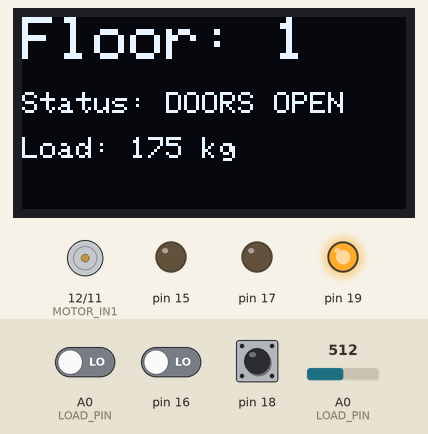
Simulated run of this sketch. Board: Arduino Uno, built with avr-gcc and run on an emulated ATmega328P. Shown: 128×64 one-colour display, motor-driver pin pairs drawn as motors (green arrow = first pin HIGH = forward, orange = second pin HIGH = backward, longer = more drive, scaled by the enable pin), output pins drawn as LEDs (lit = HIGH). Inputs (shaded band) come from the test bench; at power-on: A0 (LOAD_PIN) = 512, A0 (LOAD_PIN) LOW, pin 16 LOW, pin 18 HIGH.

Above: at 1.2 s.
1.3 s: A0 (LOAD_PIN) set to 306
At 4.0 s:
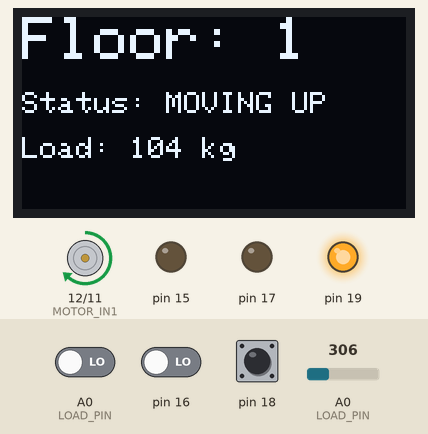
4.3 s: A0 (LOAD_PIN) set to 511
At 5.0 s:
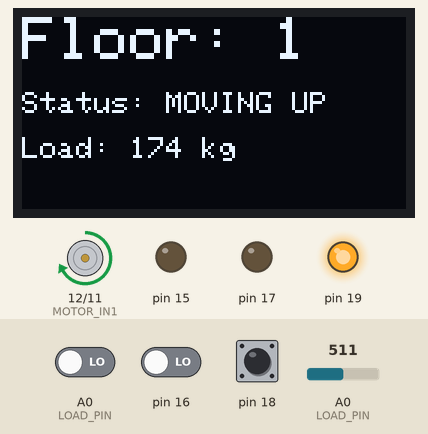
7.3 s: A0 (LOAD_PIN) set to 716
At 24.6 s:
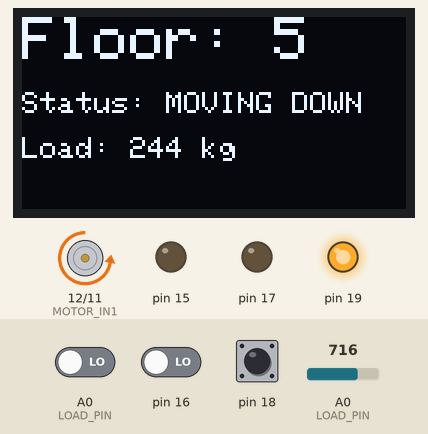
Timing chart, 0 to 27.0 s (numbered marks = the images above; inputs shaded):
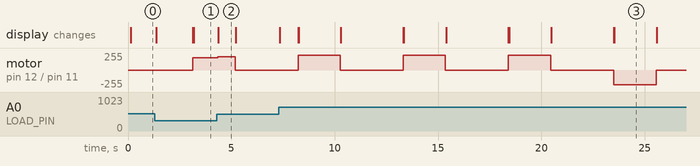

Measured:
- after the input at 1.3 s, motor on pin 12 (MOTOR_IN1) / pin 11 (MOTOR_IN2): stopped → forward 181/255 after 1.8 s
- after the input at 4.3 s, motor on pin 12 (MOTOR_IN1) / pin 11 (MOTOR_IN2): forward 181/255 → forward 202/255 at once, → stopped 0.85 s later; the display: changes after 0.07 s (image 2)
- what the display in image 2 shows lasts 0.8 s, from 4.4 s to 5.2 s

The sketch:

ElevatorController.ino
```cpp
#include <Arduino.h>
#include <Wire.h>
#include <Adafruit_GFX.h>
#include <Adafruit_SSD1306.h>
#include <Adafruit_MCP23X17.h>

#define MOTOR_EN  10
#define MOTOR_IN1 12
#define MOTOR_IN2 11
#define LOAD_PIN A0

#define SCREEN_WIDTH 128
#define SCREEN_HEIGHT 64
Adafruit_SSD1306 display(SCREEN_WIDTH, SCREEN_HEIGHT, &Wire, -1);

Adafruit_MCP23X17 mcp;

//Elevator Variables
int currentFloor = 1;
enum Direction { DOWN = -1, IDLE = 0, UP = 1 };
Direction currentDirection = IDLE;
int currentLoad = 0;
int basePWM = 0;

//Non-Blocking Variables
enum SysState { SYS_IDLE, SYS_TRANSIT, SYS_DOORS_OPEN };
SysState systemState = SYS_IDLE;
unsigned long stateTimer = 0;
const unsigned long TRANSIT_TIME = 2000; // 2 seconds between floors
const unsigned long DOOR_TIME = 3000;    // 3 seconds doors open

bool req_internal[6] = {false, false, false, false, false, false};
bool req_up[6]       = {false, false, false, false, false, false};
bool req_down[6]     = {false, false, false, false, false, false};

void readButtonStates(){
  static uint8_t previousA = 0xFF;
  static uint8_t previousB = 0xFF;
  const uint8_t currentA = mcp.readGPIOA();
  const uint8_t currentB = mcp.readGPIOB();
  const uint8_t pressedA = previousA & static_cast<uint8_t>(~currentA);
  const uint8_t pressedB = previousB & static_cast<uint8_t>(~currentB);
  previousA = currentA;
  previousB = currentB;

  //Internal Button Presses
  for(int i = 1; i <= 5; i++){
    if(pressedA & (1 << (8 - i)))
    req_internal[i] = true;
  }

  //External Buttons
  if(pressedB & (1 << 7))
  req_up[1]   = true;
  if(pressedB & (1 << 6))
  req_down[2] = true;
  if(pressedB & (1 << 5))
  req_up[2]   = true;
  if(pressedB & (1 << 4))
  req_down[3] = true;
  if(pressedB & (1 << 3))
  req_up[3]   = true;
  if(pressedB & (1 << 2))
  req_down[4] = true;
  if(pressedB & (1 << 1))
  req_up[4]   = true;
  if(pressedB & (1 << 0))
  req_down[5] = true;
}

bool requestsExistAbove();
bool requestsExistBelow();

bool shouldStopAtCurrentFloor(){
  if(req_internal[currentFloor])
    return true;
  if(currentDirection == UP && req_up[currentFloor])
    return true;
  if(currentDirection == DOWN && req_down[currentFloor])
    return true;
  if(currentDirection == IDLE && (req_up[currentFloor] || req_down[currentFloor]))
    return true;

  // Serve an opposite-direction call at this direction's turnaround floor.
  if(currentDirection == UP && !requestsExistAbove() && req_down[currentFloor])
    return true;
  if(currentDirection == DOWN && !requestsExistBelow() && req_up[currentFloor])
    return true;
  return false;
}

void clearRequestsAtCurrentFloor(){
  req_internal[currentFloor] = false;
  if(currentDirection == UP || currentDirection == IDLE)
  req_up[currentFloor] = false;
  if(currentDirection == DOWN || currentDirection == IDLE)
  req_down[currentFloor] = false;
  const bool turnaround =
    (currentDirection == UP && !requestsExistAbove()) ||
    (currentDirection == DOWN && !requestsExistBelow());
  if(turnaround){
    req_up[currentFloor] = false;
    req_down[currentFloor] = false;
  }
}

bool requestsExistAbove(){
  for(int i = currentFloor + 1; i <= 5; i++){
    if(req_internal[i] || req_up[i] || req_down[i])
      return true;
  }
  return false;
}

bool requestsExistBelow(){
  for(int i = currentFloor - 1; i >= 1; i--){
    if(req_internal[i] || req_up[i] || req_down[i])
    return true;
  }
  return false;
}

void stopMotor();

void startMotor(Direction dir){
  // Prevent a timed leg beyond the simulated floor range.
  if((dir == UP && currentFloor >= 5) ||
     (dir == DOWN && currentFloor <= 1) || dir == IDLE){
    stopMotor();
    systemState = SYS_IDLE;
    currentDirection = IDLE;
    return;
  }
  if(dir == UP){
    digitalWrite(MOTOR_IN1, HIGH);
    digitalWrite(MOTOR_IN2, LOW);
  }else{
    digitalWrite(MOTOR_IN1, LOW);
    digitalWrite(MOTOR_IN2, HIGH);
  }
  analogWrite(MOTOR_EN, basePWM);

  systemState = SYS_TRANSIT;
  stateTimer = millis();
}

void stopMotor(){
  digitalWrite(MOTOR_IN1, LOW);
  digitalWrite(MOTOR_IN2, LOW);
  analogWrite(MOTOR_EN, 0);
}

void calculateLoadAndPWM(){
  currentLoad = map(analogRead(LOAD_PIN), 0, 1023, 0, 350);
  basePWM = map(currentLoad, 0, 350, 150, 255);
  basePWM = constrain(basePWM, 150, 255);
}

void updateDisplay(String status){
  display.clearDisplay();

  display.setTextSize(2);
  display.setCursor(0,0);
  display.print("Floor: ");
  display.print(currentFloor);

  display.setTextSize(1);
  display.setCursor(0, 25);
  display.print("Status: ");
  display.print(status);

  display.setCursor(0, 40);
  display.print("Load: ");
  display.print(currentLoad);
  display.print(" kg");

  display.display();
}

void setup() {
  Serial.begin(9600);
  Wire.begin();

  pinMode(MOTOR_EN, OUTPUT);
  pinMode(MOTOR_IN1, OUTPUT);
  pinMode(MOTOR_IN2, OUTPUT);
  pinMode(LOAD_PIN, INPUT);
  stopMotor();

  //Initialize OLED Display
  if(!display.begin(SSD1306_SWITCHCAPVCC, 0x3C)){
    Serial.println(F("SSD1306 allocation failed"));
    for(;;);
  }
  display.clearDisplay();
  display.setTextColor(WHITE);

  //Initialize MCP23017
  if(!mcp.begin_I2C(0x20)){
    Serial.println(F("MCP23017 initialization failed"));
    for(;;);
  }

  //Configure MCP Pins
  for(int i = 0; i < 16; i++){
    mcp.pinMode(i, INPUT_PULLUP);
  }

  updateDisplay("IDLE");
}

void loop() {
  calculateLoadAndPWM();
  readButtonStates();

  unsigned long currentTime = millis();

  if(systemState == SYS_DOORS_OPEN){
    updateDisplay("DOORS OPEN");
    if(currentTime - stateTimer >= DOOR_TIME)
      systemState = SYS_IDLE;

  }else if(systemState == SYS_TRANSIT){
    analogWrite(MOTOR_EN, basePWM);
    updateDisplay((currentDirection == UP) ? "MOVING UP" : "MOVING DOWN");
    if (currentTime - stateTimer >= TRANSIT_TIME) {
      currentFloor = constrain(currentFloor + static_cast<int>(currentDirection), 1, 5);
      stateTimer = currentTime;

      const bool forwardRequests = (currentDirection == UP)
        ? requestsExistAbove() : requestsExistBelow();
      if(shouldStopAtCurrentFloor() || !forwardRequests){
        stopMotor();
        clearRequestsAtCurrentFloor();
        systemState = SYS_DOORS_OPEN;
        stateTimer = currentTime;
      }
    }
  }else if(systemState == SYS_IDLE){
    String dirStr = (currentDirection == UP) ? "UP" : (currentDirection == DOWN) ? "DOWN" : "IDLE";
    updateDisplay(dirStr);

    if(shouldStopAtCurrentFloor()){
      clearRequestsAtCurrentFloor();
      systemState = SYS_DOORS_OPEN;
      stateTimer = currentTime;
    }else{
      if (currentDirection == UP){
        if (requestsExistAbove())
          startMotor(UP);
        else if (requestsExistBelow()){
          currentDirection = DOWN;
          startMotor(DOWN);
        }else{
          currentDirection = IDLE;
          stopMotor();
        }
      }else if(currentDirection == DOWN){
        if (requestsExistBelow())
          startMotor(DOWN);
        else if(requestsExistAbove()){
          currentDirection = UP;
          startMotor(UP);
        }else{
          currentDirection = IDLE;
          stopMotor();
        }
      }else{
        if(requestsExistAbove()){
          currentDirection = UP;
          startMotor(UP);
        }else if(requestsExistBelow()){
          currentDirection = DOWN;
          startMotor(DOWN);
        }
      }
    }
  }
}
```
